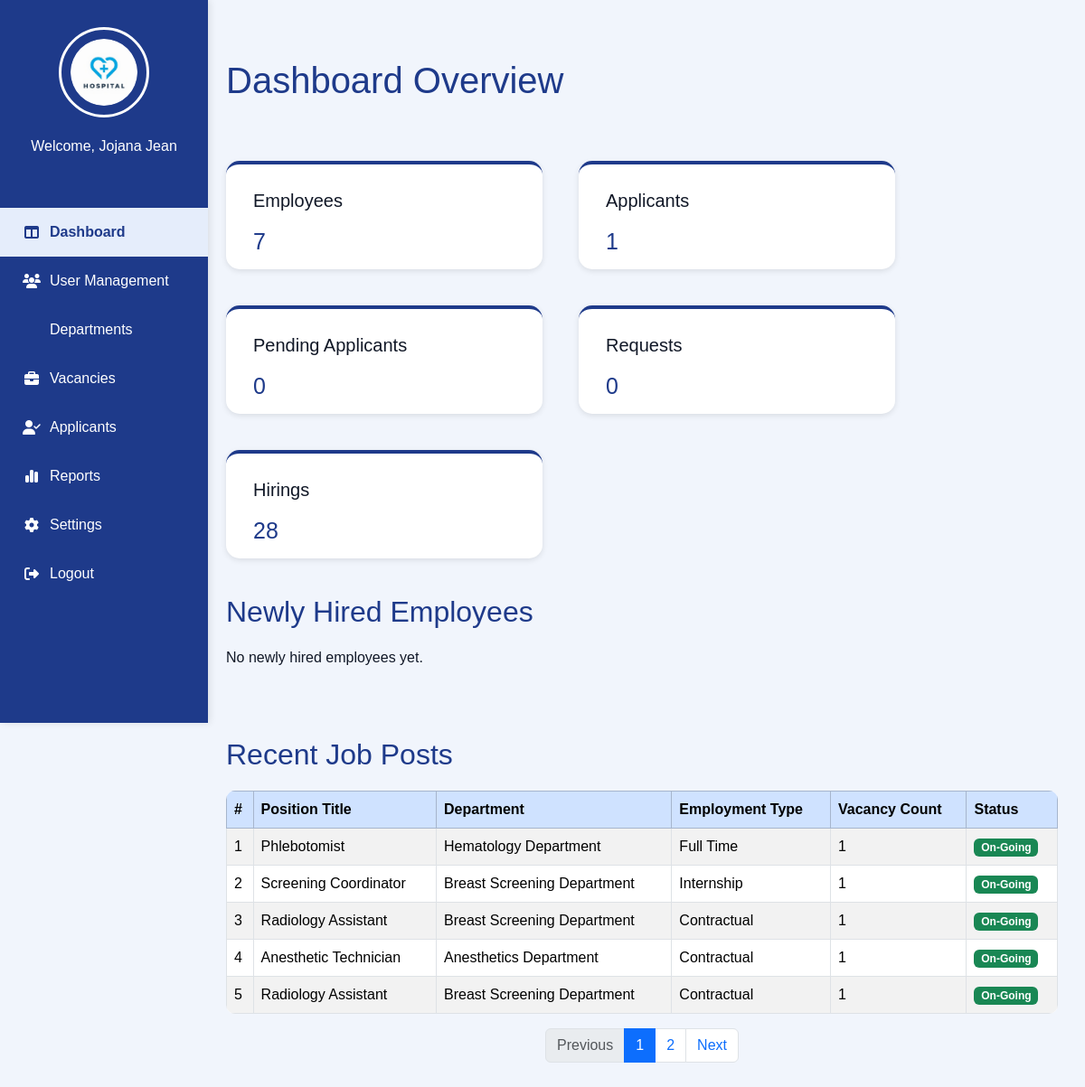
Page /Admin_Dashboard.php on the committed database.
### tables this page shows
CREATE TABLE `user` (
  `user_id` varchar(100) NOT NULL,
  `applicant_employee_id` varchar(100) DEFAULT NULL,
  `email` varchar(100) NOT NULL,
  `password` varchar(255) NOT NULL,
  `role` varchar(50) NOT NULL,
  `fullname` varchar(150) NOT NULL,
  `status` varchar(20) NOT NULL,
  `created_at` datetime NOT NULL,
  `profile_pic` varchar(255) DEFAULT NULL,
  `reset_token` varchar(255) NOT NULL,
  `token_expiry` varchar(255) NOT NULL,
  `sub_role` varchar(50) DEFAULT NULL
);

CREATE TABLE `vacancies` (
  `id` int(11) NOT NULL,
  `department_id` int(11) NOT NULL,
  `position_id` int(11) NOT NULL,
  `employment_type_id` int(11) NOT NULL,
  `vacancy_count` int(11) NOT NULL,
  `status` varchar(255) NOT NULL DEFAULT 'To Post',
  `posted_by` varchar(100) NOT NULL,
  `created_at` timestamp NOT NULL DEFAULT current_timestamp()
);

CREATE TABLE `position` (
  `positionID` int(11) NOT NULL,
  `departmentID` int(11) NOT NULL,
  `emtypeID` int(11) DEFAULT NULL,
  `position_title` varchar(150) NOT NULL,
  `vacancies` int(11) DEFAULT NULL
);

CREATE TABLE `department` (
  `deptID` int(11) NOT NULL,
  `deptName` varchar(100) NOT NULL,
  `vacancies` int(11) DEFAULT NULL
);

CREATE TABLE `employment_type` (
  `emtypeID` int(11) NOT NULL,
  `typeName` varchar(50) NOT NULL
);

### Admin_Dashboard.php (the view, shortened to what this page needs)
<?php
require 'admin/db.connect.php';
$hirings = 0;
$adminnameQuery = $conn->query("SELECT fullname FROM user WHERE role = 'Admin' LIMIT 1");
$adminname = ($adminnameQuery && $row = $adminnameQuery->fetch_assoc()) ? $row['fullname'] : 'Admin';
$employeeQuery = $conn->query("SELECT COUNT(*) AS count FROM user WHERE role = 'Employee'");
$employees = ($employeeQuery && $row = $employeeQuery->fetch_assoc()) ? $row['count'] : 0;
$applicantQuery = $conn->query("SELECT COUNT(*) AS count FROM user WHERE role = 'Applicant'");
$applicants = ($applicantQuery && $row = $applicantQuery->fetch_assoc()) ? $row['count'] : 0;
$pendingQuery = $conn->query("SELECT COUNT(*) AS count FROM applications WHERE status = 'Pending'");
$pendingApplicants = ($pendingQuery && $row = $pendingQuery->fetch_assoc()) ? $row['count'] : 0;
$requestQuery = $conn->query("SELECT COUNT(*) AS count FROM employee_request");
$requests = ($requestQuery && $row = $requestQuery->fetch_assoc()) ? $row['count'] : 0;
$pending_applicantQuery = $conn->query("SELECT COUNT(*) AS count FROM applications WHERE id = '0'");
if ($pending_applicantQuery && $row = $pending_applicantQuery->fetch_assoc()) {
    $pending_applicantQuery = $row['count'];
}
$hiringsQuery = $conn->query("
    SELECT SUM(vacancy_count) AS count
    FROM vacancies
    WHERE status IN ('On-Going', 'To Post')
");
if ($hiringsQuery && $row = $hiringsQuery->fetch_assoc()) {
    $hirings = $row['count'] ?? 0;
}
$limit = 5;
$page = isset($_GET['page']) ? (int)$_GET['page'] : 1;
$start = ($page > 1) ? ($page * $limit) - $limit : 0;
$totalQuery = $conn->query("SELECT COUNT(*) AS total FROM vacancies WHERE status = 'On-Going'");
$total = ($totalQuery && $row = $totalQuery->fetch_assoc()) ? $row['total'] : 0;
$pages = ceil($total / $limit);
$recentVacanciesQuery = $conn->query("
    SELECT v.id, v.vacancy_count, v.status, d.deptName, p.position_title, e.typeName AS employment_type
    FROM vacancies v
    JOIN department d ON v.department_id = d.deptID
    JOIN position p ON v.position_id = p.positionID
    JOIN employment_type e ON v.employment_type_id = e.emtypeID
    WHERE v.status = 'On-Going'
    ORDER BY v.id DESC
    LIMIT $start, $limit
");
$newHiredQuery = $conn->query("
    SELECT applicantID, fullName, position_applied, department, hired_at, profile_pic
    FROM applicant
    WHERE status = 'Hired'
    ORDER BY hired_at DESC
    LIMIT 6
");
?>
<!DOCTYPE html>
<html lang="en">
<head>
    <link rel="stylesheet" href="admin-sidebar.css">
    <link href="https://cdn.jsdelivr.net/npm/bootstrap@5.3.3/dist/css/bootstrap.min.css" rel="stylesheet">
    <link rel="stylesheet" href="https://cdnjs.cloudflare.com/ajax/libs/font-awesome/6.5.0/css/all.min.css">
</head>
<body>
    <div class="sidebar">
        <div class="sidebar-logo">
            <img src="Images/hospitallogo.png" alt="Hospital Logo">
        </div>
        <div class="sidebar-name">
            <p><?php echo "Welcome, $adminname"; ?></p>
        </div>
        <ul class="nav flex-column">
            <li class="active"><a href="Admin_Dashboard.php"><i class="fa-solid fa-table-columns"></i> Dashboard</a></li>
            <li><a href="Admin_UserManagement.php"><i class="fa-solid fa-users"></i> User Management</a></li>
             <li><a href="Admin_Departments.php"><i class="fa-building-columns"></i> Departments</a></li>
            <li><a href="Admin_Vacancies.php"><i class="fa-solid fa-briefcase"></i> Vacancies</a></li>
            <li><a href="Admin-Applicants.php"><i class="fa-solid fa-user-check"></i> Applicants</a></li>
            <li><a href="Admin_Reports.php"><i class="fa-solid fa-chart-simple"></i> Reports</a></li>
            <li><a href="Admin-Settings.php"><i class="fa-solid fa-gear"></i> Settings</a></li>
            <li><a href="Login.php"><i class="fa-solid fa-right-from-bracket"></i> Logout</a></li>
        </ul>
    </div>
    <main class="main-content">
        <div class="main-content-header">
            <h1>Dashboard Overview</h1>
        </div>
        <div class="stats">
            <div class="section">
                <label>Employees</label>
                <h3><?php echo $employees; ?></h3>
            </div>
            <div class="section">
                <label>Applicants</label>
                <h3><?php echo $applicants; ?></h3>
            </div>
            <div class="section">
                <label>Pending Applicants</label>
                <h3><?php echo $pendingApplicants; ?></h3>
            </div>
            <div class="section">
                <label>Requests</label>
                <h3><?php echo $requests; ?></h3>
            </div>
            <div class="section">
                <label>Hirings</label>
                <h3><?php echo $hirings; ?></h3>
            </div>
        </div>
        <div class="hired-section">
    <h2>Newly Hired Employees</h2>
    <div class="hired-cards">
        <?php if ($newHiredQuery && $newHiredQuery->num_rows > 0): ?>
            <?php while ($hired = $newHiredQuery->fetch_assoc()): ?>
                <div class="hired-card">
                  <?php
$pic = (!empty($hired['profile_pic']) && file_exists("Uploads/" . $hired['profile_pic']))
    ? $hired['profile_pic']
    : "default.png";
?>
<img src="Uploads/<?php echo $pic; ?>" alt="Profile Picture">
                    <h4><?php echo $hired['fullName']; ?></h4>
                    <p><strong>Position:</strong> <?php echo $hired['position_applied']; ?></p>
                    <p><strong>Department:</strong> <?php echo $hired['department']; ?></p>
                    <p><strong>Hired Date:</strong>
                        <?php echo date("F d, Y", strtotime($hired['hired_at'])); ?>
                    </p>
                </div>
            <?php endwhile; ?>
        <?php else: ?>
            <p>No newly hired employees yet.</p>
        <?php endif; ?>
    </div>
</div>
     <div class="job-posts">
    <h2>Recent Job Posts</h2>
    <table class="table table-striped table-bordered" style="background:white; border-radius:10px; overflow:hidden;">
        <thead class="table-primary">
            <tr>
                <th>#</th>
                <th>Position Title</th>
                <th>Department</th>
                <th>Employment Type</th>
                <th>Vacancy Count</th>
                <th>Status</th>
            </tr>
        </thead>
        <tbody>
            <?php if($recentVacanciesQuery && $recentVacanciesQuery->num_rows > 0): ?>
                <?php
                $i = $start + 1;
                while($vacancy = $recentVacanciesQuery->fetch_assoc()):
                ?>
                    <tr>
                        <td><?php echo $i++; ?></td>
                        <td><?php echo $vacancy['position_title']; ?></td>
                        <td><?php echo $vacancy['deptName']; ?></td>
                        <td><?php echo $vacancy['employment_type']; ?></td>
                        <td><?php echo $vacancy['vacancy_count']; ?></td>
                        <td>
                            <span class="badge bg-success"><?php echo $vacancy['status']; ?></span>
                        </td>
                    </tr>
                <?php endwhile; ?>
            <?php else: ?>
                <tr>
                    <td colspan="6" class="text-center">No recent job posts available.</td>
                </tr>
            <?php endif; ?>
        </tbody>
    </table>
    <nav>
        <ul class="pagination justify-content-center">
            <li class="page-item <?php echo ($page <= 1) ? 'disabled' : '' ?>">
                <a class="page-link" href="?page=<?php echo $page - 1; ?>">Previous</a>
            </li>
            <?php for($i = 1; $i <= $pages; $i++): ?>
                <li class="page-item <?php echo ($i == $page) ? 'active' : '' ?>">
                    <a class="page-link" href="?page=<?php echo $i; ?>">
                        <?php echo $i; ?>
                    </a>
                </li>
            <?php endfor; ?>
            <li class="page-item <?php echo ($page >= $pages) ? 'disabled' : '' ?>">
                <a class="page-link" href="?page=<?php echo $page + 1; ?>">Next</a>
            </li>
        </ul>
    </nav>
</div>
    </main>
</body>
</html>

### admin-sidebar.css (style rules this page uses)
* { margin: 0; padding: 0; box-sizing: border-box; }
body { font-family: "Poppins", "Roboto", sans-serif; }
img { height: 75px; width: 75px; padding: 10px; border-radius: 50%; }
.main-content { display: flex; justify-content: center; }
.main-content, .login-button, .forgot-password, .show-password { display: flex; justify-content: center; }
.sidebar { width: 230px; background-color: #1E3A8A; height: 100vh; display: flex; flex-direction: column; align-items: center; padding-top: 30px; position: fixed; left: 0; top: 0; box-shadow: 2px 0 8px rgba(0, 0, 0, 0.1); overflow-y: auto; scrollbar-width: thin; scrollbar-color: #e5edfb transparent; }
.nav { margin-top: 40px; list-style: none; width: 100%; padding: 0; }
.nav li { width: 100%; }
.nav li a { color: #ffffff; text-decoration: none; display: flex; align-items: center; gap: 10px; padding: 15px 25px; font-weight: 500; transition: all 0.3s ease; width: 100%; box-sizing: border-box; }
.nav li a:hover, .nav li.active a { background-color: #e5edfb; color: #1E3A8A; font-weight: 600; }
.nav i { width: 20px; text-align: center; }
.sidebar-logo { display: flex; flex-direction: column; align-items: center; gap: 10px; margin-bottom: 20px; }
.sidebar-logo img { width: 100px; height: 100px; border-radius: 50%; border: 3px solid white; cursor: pointer; transition: transform 0.3s ease; }
.sidebar-name p { color: white; text-align: center; font-weight: 500; }

### Admin_Dashboard.php (style rules this page uses)
body { font-family: 'Poppins', sans-serif; margin:0; display:flex; background-color:#f1f5fc; color:#111827; }
.main-content { padding:40px 30px; margin-left:220px; display:flex; flex-direction:column; }
.main-content-header h1 { padding:25px 0; margin-bottom:40px; color:#1E3A8A; }
.stats { display:flex; gap:40px; flex-wrap:wrap; margin-left:0; }
.section { padding:25px 30px; border-radius:15px; border-top:4px solid #1E3A8A; width:350px; height:120px; background:white; box-shadow:0 2px 6px rgba(0,0,0,0.1); transition: transform 0.2s ease; }
.section label { font-size:20px; }
.section h3 { color:#1E3A8A; margin-top:15px; font-size:25px; }
.job-posts h2 { margin-top:60px; margin-bottom:20px; color:#1E3A8A; }
.hired-section h2 { margin-top: 40px; margin-bottom: 20px; color: #1E3A8A; }
.hired-cards { display: flex; flex-wrap: wrap; gap: 20px; }

### rows in the picture
user: fullname "Jojana Jean"
vacancies: position.position_title "Phlebotomist", department.deptName "Hematology Department", employment_type.typeName "Full Time", vacancy_count "1", status "On-Going"
vacancies: position.position_title "Screening Coordinator", department.deptName "Breast Screening Department", employment_type.typeName "Internship", vacancy_count "1", status "On-Going"
vacancies: position.position_title "Radiology Assistant", department.deptName "Breast Screening Department", employment_type.typeName "Contractual", vacancy_count "1", status "On-Going"
vacancies: position.position_title "Anesthetic Technician", department.deptName "Anesthetics Department", employment_type.typeName "Contractual", vacancy_count "1", status "On-Going"
vacancies: position.position_title "Radiology Assistant", department.deptName "Breast Screening Department", employment_type.typeName "Contractual", vacancy_count "1", status "On-Going"

### other values in the picture
$employees "7"
$applicants "1"
$pendingApplicants "0"
$requests "0"
$hirings "28"
